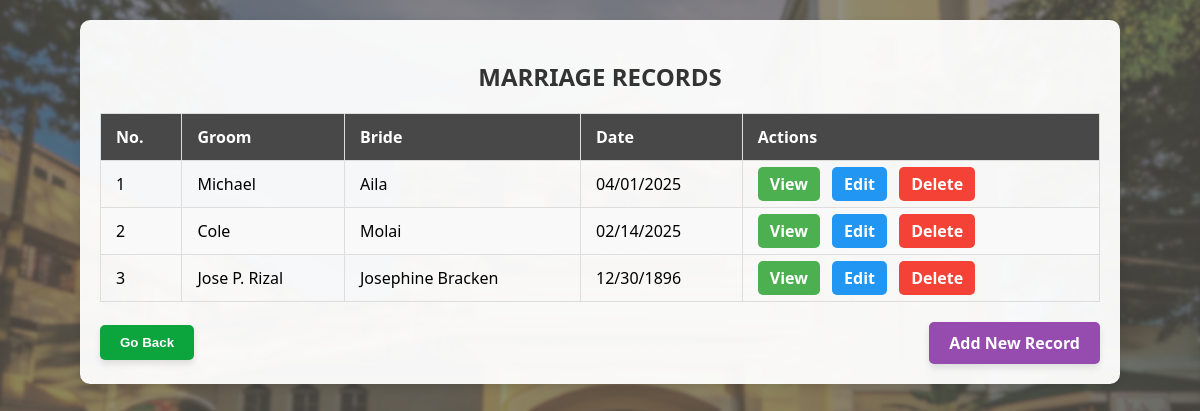
/marriageRec.php, run on the app's committed database.
### tables this page shows
CREATE TABLE IF NOT EXISTS `marriage_records` (
  `id` int NOT NULL AUTO_INCREMENT,
  `groom_name` varchar(255) NOT NULL,
  `groom_dob` date NOT NULL,
  `groom_address` varchar(255) NOT NULL,
  `bride_name` varchar(255) NOT NULL,
  `bride_dob` date NOT NULL,
  `bride_address` varchar(255) NOT NULL,
  `marriage_date` date NOT NULL,
  `marriage_time` time NOT NULL,
  `priest_name` varchar(255) NOT NULL,
  `witnesses` varchar(255) NOT NULL,
  `location` varchar(255) NOT NULL,
  PRIMARY KEY (`id`)
);

### marriageRec.php (the view, shortened to what this page needs)
<?php
include 'db_config.php';
?>
<!DOCTYPE html>
<html lang="en">
<head>
    <link rel="stylesheet" href="communion.css" />
</head>
<body>
    <div class="form-container">
        <header>
            <h2>MARRIAGE RECORDS</h2>
        </header>
        <table class="records-table">
            <thead>
                <tr>
                    <th>No.</th>
                    <th>Groom</th>
                    <th>Bride</th>
                    <th>Date</th>
                    <th>Actions</th>
                </tr>
            </thead>
            <tbody>
                <?php
                try {
                    $stmt = $pdo->query("SELECT id, groom_name, bride_name, marriage_date FROM marriage_records ORDER BY marriage_date DESC");
                    $records = $stmt->fetchAll();
                    $count = 1;
                    if ($records) {
                        foreach ($records as $row) {
                            echo "<tr>";
                            echo "<td>" . $count++ . "</td>";
                            echo "<td>" . htmlspecialchars($row['groom_name']) . "</td>";
                            echo "<td>" . htmlspecialchars($row['bride_name']) . "</td>";
                            echo "<td>" . date('m/d/Y', strtotime($row['marriage_date'])) . "</td>";
                            echo "<td class='action-buttons'>
                                    <a href='marriageView.php?id={$row['id']}' class='btn view-btn'>View</a>
                                    <a href='marriageEdit.php?id={$row['id']}' class='btn edit-btn'>Edit</a>
                                    <a href='marriageDelete.php?id={$row['id']}' class='btn delete-btn' onclick='return confirm(\"Are you sure you want to delete this record?\");'>Delete</a>
                                  </td>";
                            echo "</tr>";
                        }
                    } else {
                        echo "<tr><td colspan='5'>No records found.</td></tr>";
                    }
                } catch (PDOException $e) {
                    echo "<tr><td colspan='5'>Error fetching records: " . htmlspecialchars($e->getMessage()) . "</td></tr>";
                }
                ?>
            </tbody>
        </table>
        <div style="display: flex; justify-content: space-between; align-items: center; margin-top: 15px; gap: 10px;">
            <button class="btn go-back" onclick="window.location.href='homepage.php'" style="background-color:rgb(12, 165, 61); color: white; border: none; border-radius: 5px; padding: 10px 20px; cursor: pointer; font-weight: bold; box-shadow: 0 4px 6px rgba(0,0,0,0.1); transition: background-color 0.3s ease;">
                Go Back
            </button>
            <a href="marriageReg.php" class="btn add-btn" style="background-color:rgb(150, 76, 175); color: white; border-radius: 5px; padding: 10px 20px; text-decoration: none; font-weight: bold; box-shadow: 0 4px 6px rgba(0,0,0,0.1); transition: background-color 0.3s ease;">
                Add New Record
            </a>
        </div>
    </div>
</body>
</html>

### communion.css (style rules this page uses)
body { background: url('img/bg2.png') no-repeat center center/cover; object-fit: contain; font-family: 'Segoe UI', Tahoma, Geneva, Verdana, sans-serif; margin: 0; padding: 0; }
.form-container { max-width: 1000px; margin: 20px auto; padding: 20px; background-color: rgba(255, 255, 255, 0.95); border-radius: 10px; box-shadow: 0 4px 10px rgba(0,0,0,0.1); overflow-x: auto; }
header h2 { text-align: center; font-weight: 700; margin-bottom: 20px; color: #333; }
.records-table { width: 100%; border-collapse: collapse; margin-bottom: 20px; }
.records-table th, .records-table td { border: 1px solid #ddd; padding: 12px 15px; text-align: left; font-size: 16px; }
.records-table th { background-color: #494849; color: white; font-weight: 600; }
.records-table tbody tr:nth-child(even) { background-color: #f9f9f9; }
.action-buttons a.btn { margin-right: 8px; padding: 6px 12px; border-radius: 5px; text-decoration: none; font-weight: 600; color: white; transition: background-color 0.3s ease; }
.view-btn { background-color: #4caf50; }
.edit-btn { background-color: #2196f3; }
.delete-btn { background-color: #f44336; }
.btn.go-back, .btn.add-btn { padding: 10px 20px; border-radius: 5px; font-weight: bold; box-shadow: 0 4px 6px rgba(0,0,0,0.1); cursor: pointer; border: none; transition: background-color 0.3s ease; }
.btn.go-back { background-color: rgb(12, 165, 61); color: white; }
.btn.add-btn { background-color: rgb(43, 42, 43); color: white; text-decoration: none; display: inline-block; }

### data on the page
marriage_records: groom_name "Michael", bride_name "Aila", marriage_date "04/01/2025"
marriage_records: groom_name "Cole", bride_name "Molai", marriage_date "02/14/2025"
marriage_records: groom_name "Jose P. Rizal", bride_name "Josephine Bracken", marriage_date "12/30/1896"
